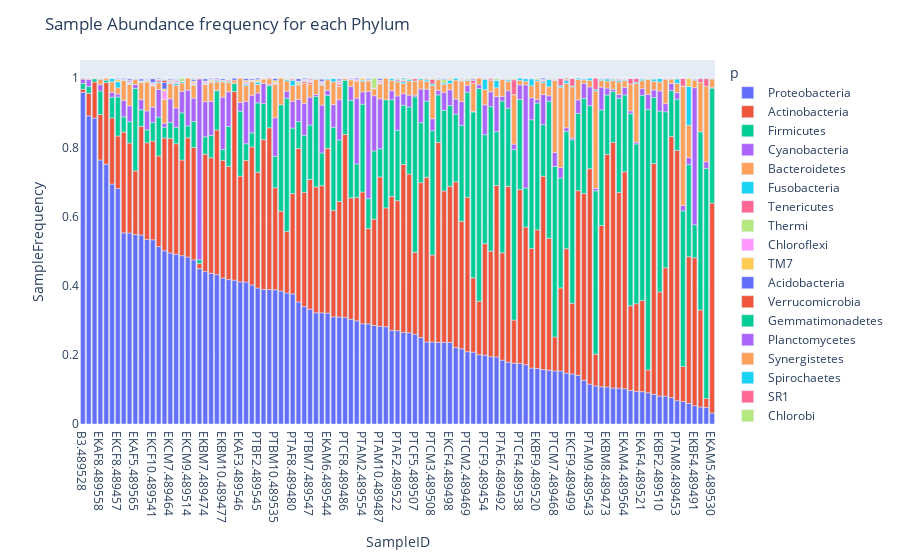

The code cell stored with this chart in its notebook:
### Code cell
df_sample_phylum_freq = data.groupby(['SampleID', 'p'])['SampleFrequency'].sum().reset_index().sort_values('SampleFrequency', ascending=False)
fig = px.bar(df_sample_phylum_freq, x='SampleID', y='SampleFrequency', color='p')
fig.update_layout(title='Sample Abundance frequency for each Phylum')
fig.show()
